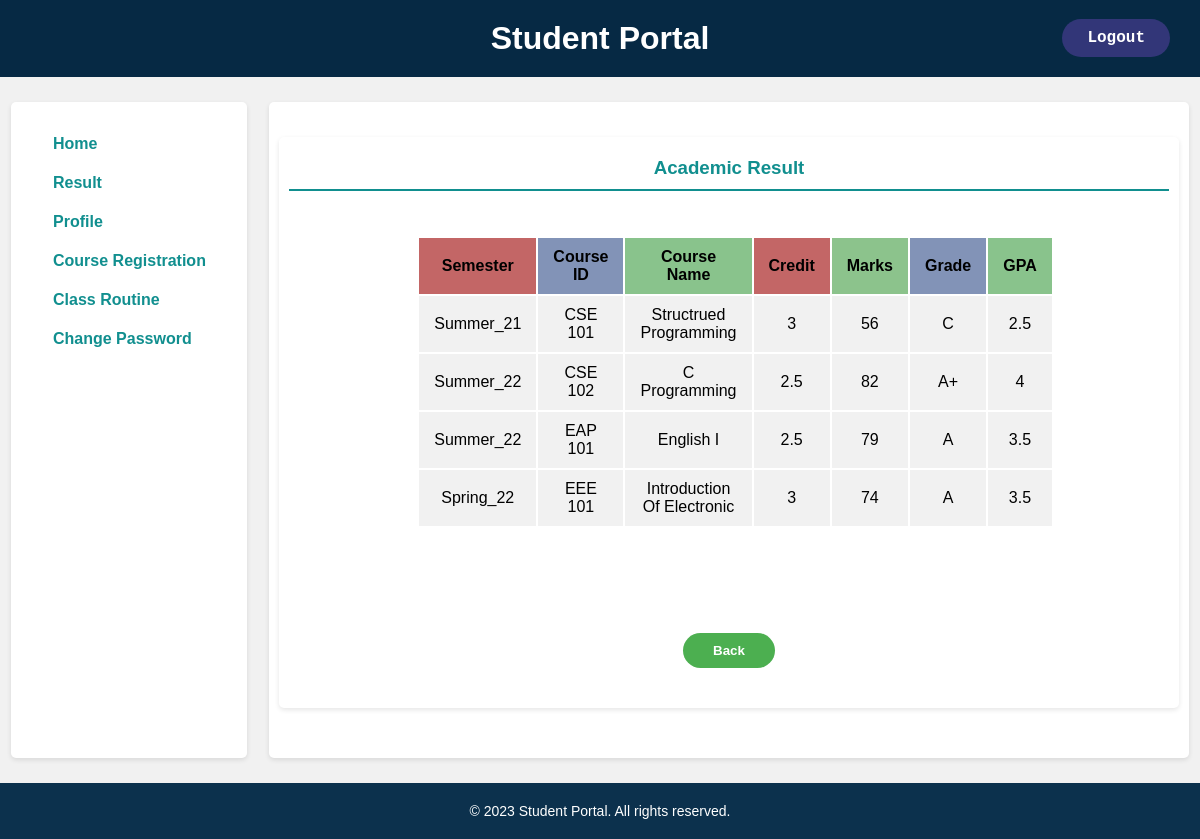
The page /student_result.php (signed in) on the database its author committed.
### tables this page shows
CREATE TABLE `result` (
  `id` int(11) NOT NULL,
  `student_id` int(11) NOT NULL,
  `course_id` varchar(15) NOT NULL,
  `batch` int(11) NOT NULL,
  `section` varchar(5) NOT NULL,
  `semester` varchar(15) NOT NULL,
  `marks` int(11) NOT NULL,
  `grade` varchar(5) NOT NULL,
  `points` float NOT NULL,
  `course_name` varchar(100) NOT NULL
);

CREATE TABLE `course_taken` (
  `id` int(11) NOT NULL,
  `student_id` int(11) NOT NULL,
  `semester` varchar(15) NOT NULL,
  `course_id` varchar(10) NOT NULL,
  `course_name` varchar(50) NOT NULL,
  `credit` float NOT NULL,
  `price` int(11) DEFAULT NULL,
  `schedule` varchar(255) NOT NULL
);

### student_result.php (the view, shortened to what this page needs)
<?php
include('conn.php');
?>
<!DOCTYPE html>
<html>
<head>
  <link rel="stylesheet" href="css/style.css">
</head>
<body>
  <div id="header">
    <div class="admin_class"><a href="student_logout.php">Logout</a></div>
    <h1>Student Portal</h1>
  </div>
  <div class="body_section">
    <div id="container" class="left_part">
        <div class="list_item_home_content">
            <a href="student_home.php" class="list_item_home">Home</a>
            <a href="student_result.php" class="list_item_home">Result</a>
            <a href="profile.php" class="list_item_home">Profile</a>
            <a href="student_course_request.php" class="list_item_home">Course Registration</a>
            <a href="class_routine.php" class="list_item_home">Class Routine</a>
            <a href="student_reset_pass.php" class="list_item_home">Change Password</a>
        </div>
    </div>
    <div id="container" class="right_part">
        <div id="welcome-message">
        <div id="container">
          <h3 style="padding:10px;border-bottom:2px solid rgb(17, 143, 143);color:rgb(17, 143, 143);">Academic Result</h3>
          <form action="student_result.php" method="POST">
            <div  id="pro_border" class="profile_sec_1">
                  <div id="search_box_middle">
                  <center>
                      <table>
                          <tr>
                            <th style="padding:10px 15px;background-color:#a00e0ea1;"> Semester </th>
                            <th style="padding:10px 15px;background-color:#3a558ea1;"> Course ID </th>
                            <th style="padding:10px 15px;background-color:#45a049a1;"> Course Name </th>
                            <th style="padding:10px 15px;background-color:#a00e0ea1;"> Credit </th>
                            <th style="padding:10px 15px;background-color:#49a049a1;"> Marks </th>
                            <th style="padding:10px 15px;background-color:#3a558ea1;"> Grade </th>
                            <th style="padding:10px 15px;background-color:#45a049a1;"> GPA </th>
                          </tr>
                        <?php
                            $sql_join = "SELECT * FROM result INNER JOIN course_taken ON result.course_id = course_taken.course_id GROUP BY result.course_id,course_taken.course_id ";
                            $result = mysqli_query($conn,$sql_join);
                            if(mysqli_num_rows($result) > 0){
                                while($show = mysqli_fetch_assoc($result) ){
                                    $batch = $show['semester'];
                                    $course_id = $show['course_id'];
                                    $course_name = $show['course_name'];
                                    $credit = $show['credit'];
                                    $marks = $show['marks'];
                                    $grade = $show['grade'];
                                    $point = $show['points'];
                          ?>
                          <tr>
                            <td style="padding:10px 15px;background-color:#f1f1f1;"><?php echo $batch?></td>
                            <td style="padding:10px 15px;background-color:#f1f1f1;"><?php echo $course_id?></td>
                            <td style="padding:10px 15px;background-color:#f1f1f1;"><?php echo $course_name?></td>
                            <td style="padding:10px 15px;background-color:#f1f1f1;"><?php echo $credit?></td>
                            <td style="padding:10px 15px;background-color:#f1f1f1;"><?php echo $marks?></td>
                            <td style="padding:10px 15px;background-color:#f1f1f1;"><?php echo $grade?></td>
                            <td style="padding:10px 15px;background-color:#f1f1f1;"><?php echo $point?></td>
                          </tr>
                          <?php
                          }
                        }else{
                          $error_msg = "Sorry! No Course is taken Or Result is not Submit Yet.";
                        }
                          ?>
                      </table>
                      <label style="color:red;display:block;margin-top:30px"><?php if(mysqli_num_rows($result) <= 0){echo $error_msg;}?></label>
                      </center>
                </div>
            </div>
          </form>
          <div class="log_to_portal">
                <label id="submit_shadow" style="display:inline"><a href="student_course_request.php"><input type="submit" name="back" value="Back"></a></label>
            </div>
        </div>
          </div>
    </div>
  </div>
  <div id="footer">
    &copy; 2023 Student Portal. All rights reserved.
  </div>
</body>
</html>

### css/style.css (style rules this page uses)
* { text-decoration: none; margin: 0; padding: 0; }
body { font-family: Arial, sans-serif; margin: 0; padding: 0; background-color: #f1f1f1; }
#header { background-color: #062944; color: #fff; padding: 20px; text-align: center; }
.admin_class { display: block; position: absolute; right: 30px; top: 28px; }
.admin_class a { padding: 10px 25px; text-decoration: none; font-family: 'Courier New', Courier, monospace; font-weight: bold; color: rgb(255, 255, 255); background-color: rgba(57, 57, 128, 0.87); border-radius: 50px; -webkit-border-radius: 50px; -moz-border-radius: 50px; -ms-border-radius: 50px; -o-border-radius: 50px; }
h1 { margin: 0; }
#welcome-message { text-align: center; margin-top: 20px; }
.body_section { display: inline-flex; width: 100%; height: auto; margin: 0; padding: 0; }
.left_part { width: 18%; margin: 0 auto; margin-bottom: 20px; padding: 10px 5px; min-height: 383px; }
.right_part { width: 75%; margin: 0 auto; }
.list_item_home { display: block; text-decoration: none; padding: 8px 12px; margin: 5px; font-weight: bold; color: rgb(17, 143, 143); }
.list_item_home_content { margin-left: 15px; margin-top: 15px; }
#container { background-color: #333; margin:25px auto; background-color: #fff; border-radius: 5px; box-shadow: 0 2px 5px rgba(0, 0, 0, 0.1); padding: 10px 10px 25px 10px; }
label { display: block; margin-bottom: 5px; font-weight: bold; }
input[type="submit"] { background-color: #4CAF50; color: white; padding: 10px 50px; border: none; margin: 2px auto; border-radius: 50px; cursor: pointer; font-weight: bold; -webkit-border-radius: 50px; -moz-border-radius: 50px; -ms-border-radius: 50px; -o-border-radius: 50px; }
.profile_sec_1 { width: 97%; display: inline-flex; margin: 0; padding: 0; }
#search_box_middle { width: 80%; margin: 20px 100px; padding: 25px 15px; text-align: center; }
table { text-align: center; }
table th { padding: 5px 10px; margin: 0; }
td { padding: 5px 10px; margin: 0; }
.profile_sec_1 label { padding: 5px; color: rgb(4, 46, 50); }
.log_to_portal { text-align: center; margin: 15px 0px; }
.log_to_portal input[type="submit"] { padding: 10px 30px; margin: 0px 10px; }
#footer { background-color: #0c314d; color: #fff; text-align: center; padding: 20px; font-size: 14px; }

### rows shown on the page
result: course_taken.semester "Summer_21", course_taken.course_id "CSE 101", course_taken.course_name "Structrued Programming", course_taken.credit "3", marks "56", grade "C", points "2.5"
result: course_taken.semester "Summer_22", course_taken.course_id "CSE 102", course_taken.course_name "C Programming", course_taken.credit "2.5", marks "82", grade "A+", points "4"
result: course_taken.semester "Summer_22", course_taken.course_id "EAP 101", course_taken.course_name "English I", course_taken.credit "2.5", marks "79", grade "A", points "3.5"
result: course_taken.semester "Spring_22", course_taken.course_id "EEE 101", course_taken.course_name "Introduction Of Electronic", course_taken.credit "3", marks "74", grade "A", points "3.5"
